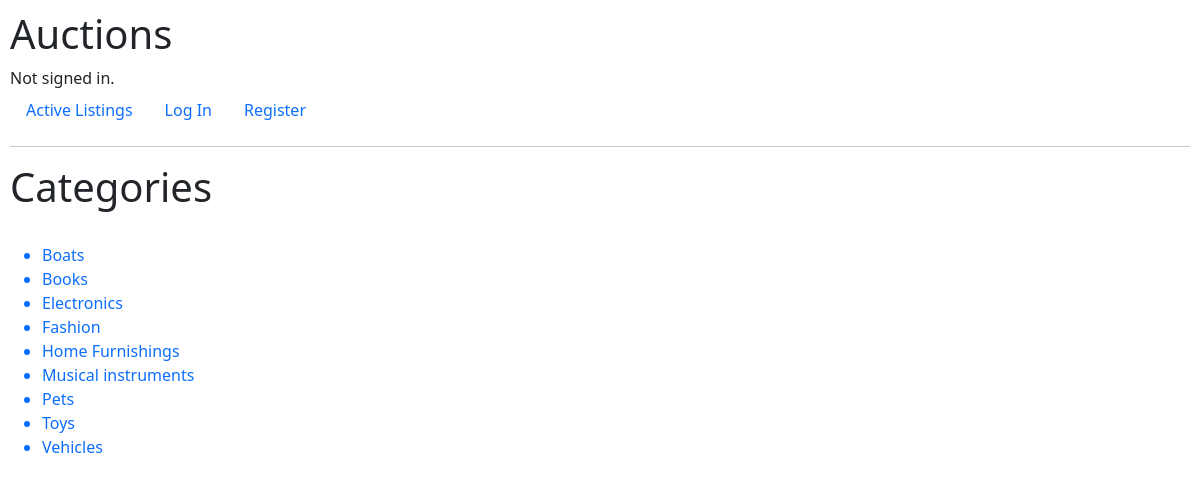
Page /categories/ on the committed database.
### auctions/models.py (models this page shows, shortened)
class Categorie(models.Model):
    nome_cate = models.CharField(max_length=50, unique=True)

### auctions/views.py (the view)
# urls.py: path("categories/", views.categories, name="categories"),
def categories(request):
    object = Categorie.objects.all()
    return render(
        request,
        "auctions/categories.html",
        {
            "object": object,
        },
    )

### auctions/templates/auctions/categories.html
{% extends "auctions/layout.html" %}
{% block body %}
<h1>Categories</h1><br>
<ul>
{% for item in object %}
  <a href="{% url "categories_list" nome_id=item.id %}" style="text-decoration: none" method="POST">
    <li>{{item.nome_cate}}</li>
  </a>
{% endfor %}
</ul>
{% endblock %}

### auctions/templates/auctions/layout.html (shortened to what this page needs)
{% load static %}
<!DOCTYPE html>
<html lang="en">
    <head>
        <link rel="stylesheet" href="https://stackpath.bootstrapcdn.com/bootstrap/4.4.1/css/bootstrap.min.css">
        <link href="{% static 'auctions/styles.css' %}" rel="stylesheet">
        <link href="https://cdn.jsdelivr.net/npm/bootstrap@5.3.3/dist/css/bootstrap.min.css" rel="stylesheet">
    </head>
    <body>
        <h1>Auctions</h1>
        <div>
            {% if user.is_authenticated %}
                Signed in as <strong>{{ user.username }}</strong>.
            {% else %}
                Not signed in.
            {% endif %}
        </div>
        <ul class="nav">
            <li class="nav-item">
                <a class="nav-link" href="{% url 'index' %}">Active Listings</a>
            </li>
            {% if user.is_authenticated %}
                <li class="nav-item">
                    <a class="nav-link" href="{% url "categories" %}">Categories</a>
                </li>
                <li class="nav-item">
                    <a class="nav-link" href="{% url "watchlist" %}">Watchlist</a>
                </li>
                <li class="nav-item">
                    <a class="nav-link" href="{% url "create_Listing" %}">Create Listing</a>
                </li>
                <li class="nav-item">
                    <a class="nav-link" href="{% url 'logout' %}">Log Out</a>
                </li>
            {% else %}
                <li class="nav-item">
                    <a class="nav-link" href="{% url 'login' %}">Log In</a>
                </li>
                <li class="nav-item">
                    <a class="nav-link" href="{% url 'register' %}">Register</a>
                </li>
            {% endif %}
        </ul>
        <hr>
        {% block body %}
        {% endblock %}
    </body>
</html>

### auctions/static/auctions/styles.css (style rules this page uses)
body { padding: 10px; }

### rows in the picture
Categorie: nome_cate "Boats"
Categorie: nome_cate "Books"
Categorie: nome_cate "Electronics"
Categorie: nome_cate "Fashion"
Categorie: nome_cate "Home Furnishings"
Categorie: nome_cate "Musical instruments"
Categorie: nome_cate "Pets"
Categorie: nome_cate "Toys"
Categorie: nome_cate "Vehicles"
